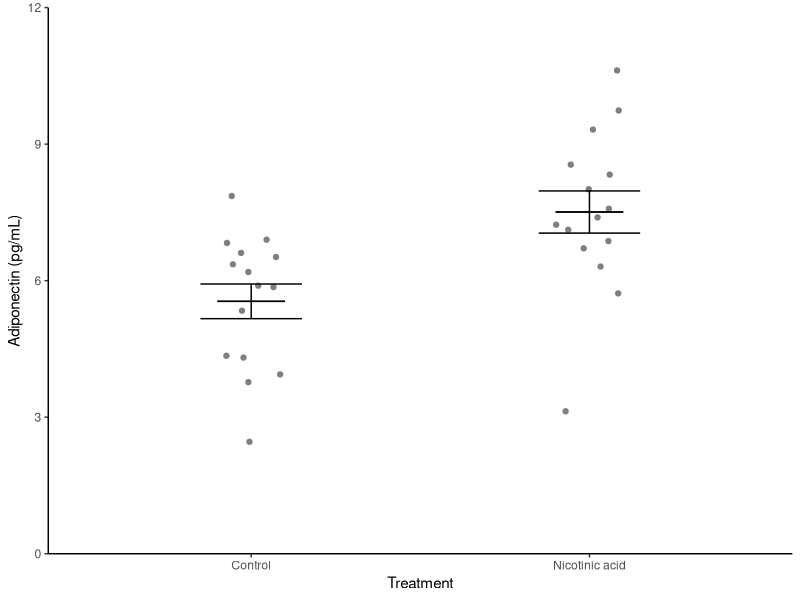
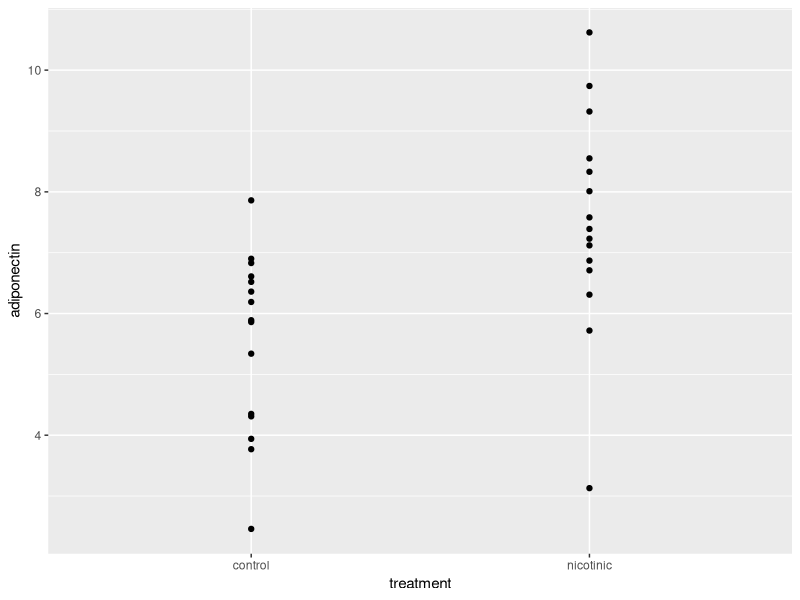
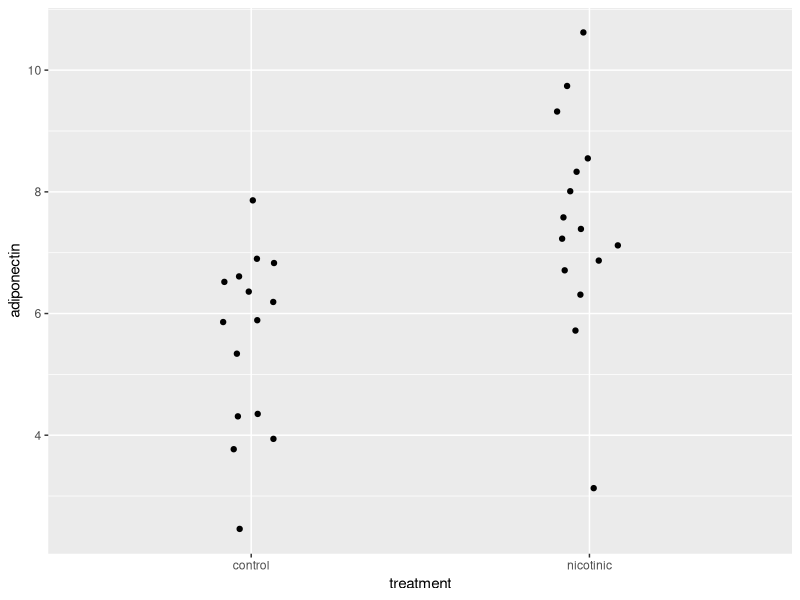
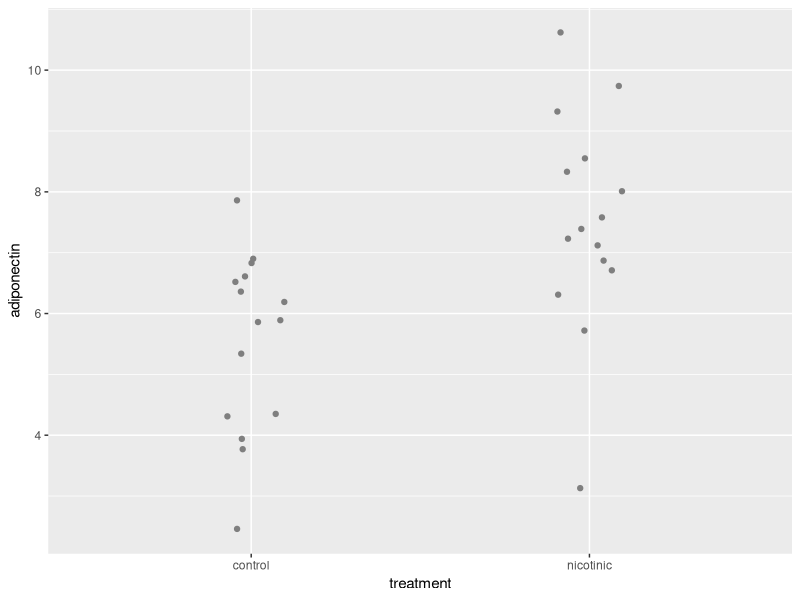
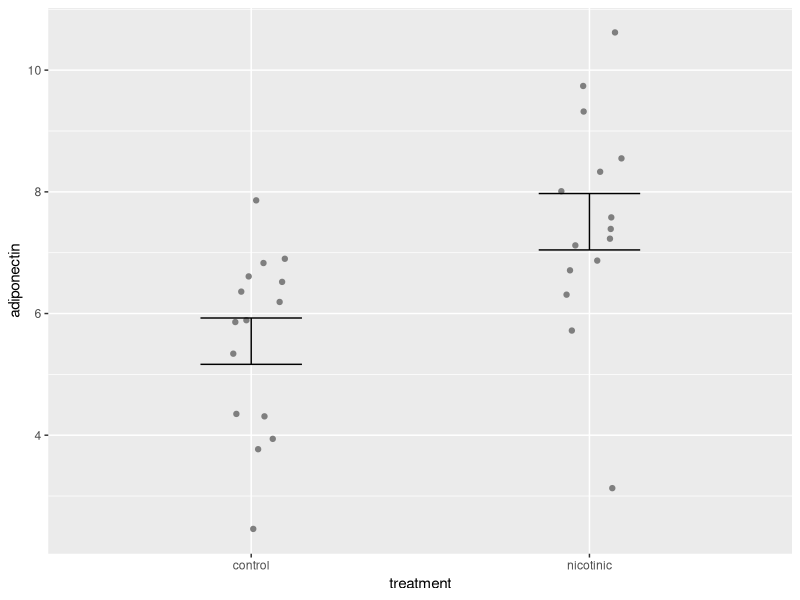
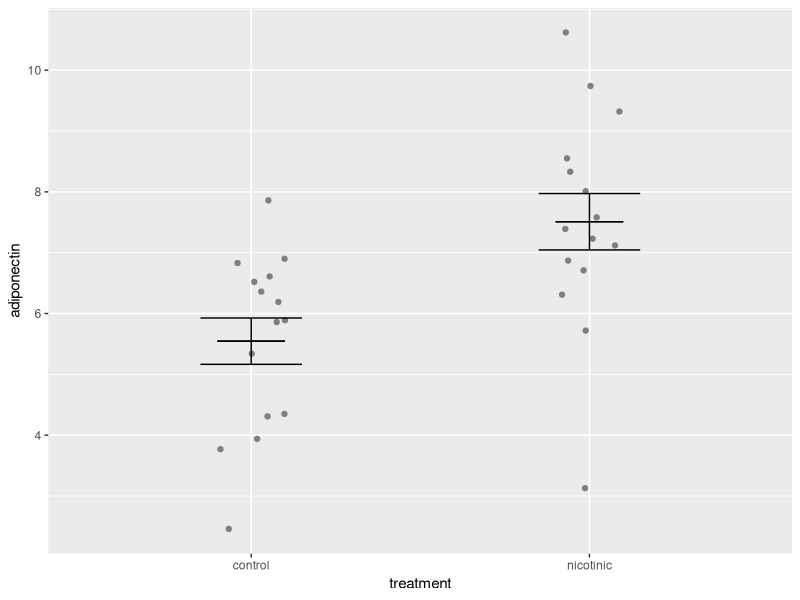
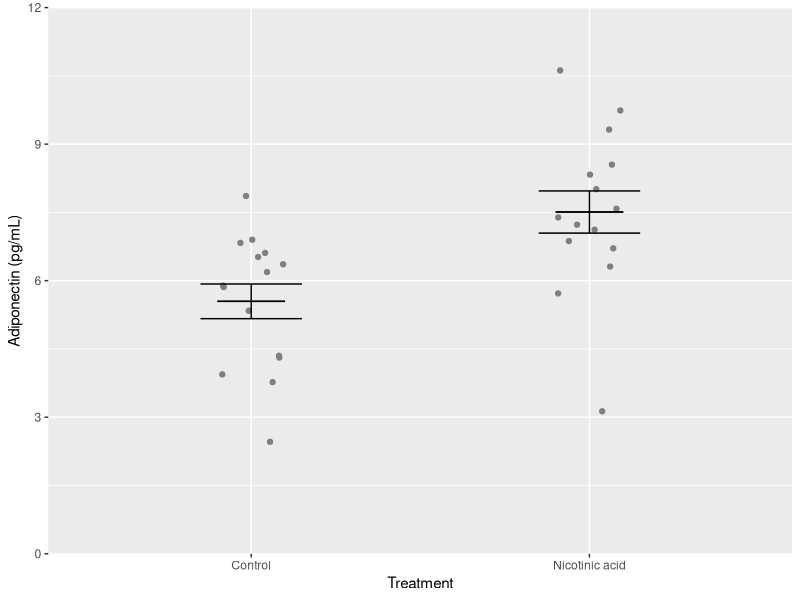
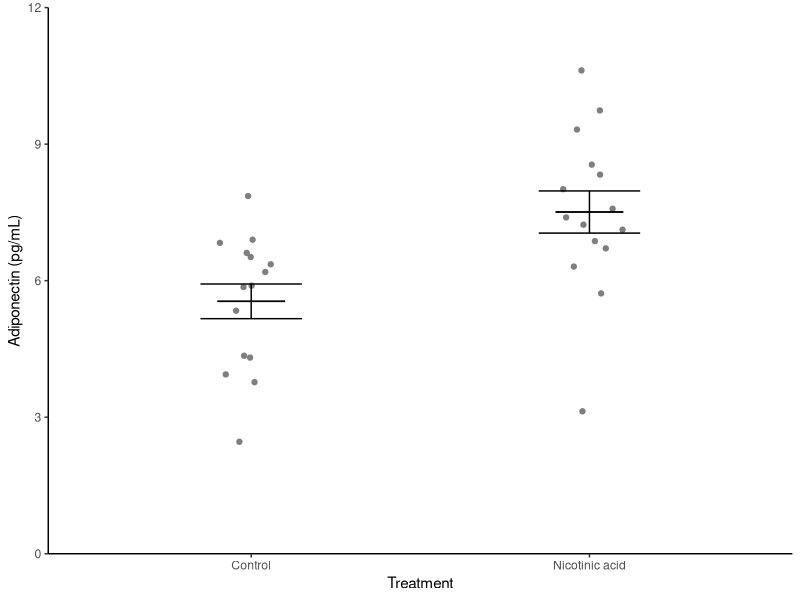

The R script that drew these images, in order: (Note: this script raises an error after producing the figures.)
## ---- chunk 1
#| include: false
library(tidyverse)
library(kableExtra)
## ---- chunk 2
#| include: false

#---CODING ANSWER---
adipocytes <- read_table("data-raw/adipocytes.txt")
## ---- chunk 3
adip_summary <- adipocytes %>%
  group_by(treatment) %>%
  summarise(mean = mean(adiponectin),
            std = sd(adiponectin),
            n = length(adiponectin),
            se = std/sqrt(n))

## ---- chunk 4
knitr::kable(adip_summary) %>% kableExtra::kable_styling()
## ---- chunk 5
#| echo: false

ggplot() +
  geom_point(data = adipocytes, aes(x = treatment, y = adiponectin),
             position = position_jitter(width = 0.1, height = 0),
             colour = "gray50") +
  geom_errorbar(data = adip_summary, 
                aes(x = treatment, ymin = mean - se, ymax = mean + se),
                width = 0.3) +
  geom_errorbar(data = adip_summary, 
                aes(x = treatment, ymin = mean, ymax = mean),
                width = 0.2) +
  scale_y_continuous(name = "Adiponectin (pg/mL)", 
                     limits = c(0, 12), 
                     expand = c(0, 0)) +
  scale_x_discrete(name = "Treatment", 
                   labels = c("Control", "Nicotinic acid")) +
  theme_classic()

## ---- chunk 6
#| code-line-numbers: "|2,3"
ggplot() +
  geom_point(data = adipocytes, 
             aes(x = treatment, y = adiponectin))
## ---- chunk 7
#| code-line-numbers: "|4"
ggplot() +
  geom_point(data = adipocytes, 
             aes(x = treatment, y = adiponectin),
             position = position_jitter(width = 0.1, height = 0))
## ---- chunk 8
#| code-line-numbers: "|5"
ggplot() +
  geom_point(data = adipocytes, 
             aes(x = treatment, y = adiponectin),
             position = position_jitter(width = 0.1, height = 0),
             colour = "grey50")
## ---- chunk 9
ggplot() +
  geom_point(data = adipocytes, aes(x = treatment, y = adiponectin),
             position = position_jitter(width = 0.1, height = 0),
             colour = "grey50") +
  geom_errorbar(data = adip_summary, 
                aes(x = treatment, ymin = mean - se, ymax = mean + se),
                width = 0.3) 
  
## ---- chunk 10
ggplot() +
  geom_point(data = adipocytes, aes(x = treatment, y = adiponectin),
             position = position_jitter(width = 0.1, height = 0),
             colour = "grey50") +
  geom_errorbar(data = adip_summary, 
                aes(x = treatment, ymin = mean - se, ymax = mean + se),
                width = 0.3) +
  geom_errorbar(data = adip_summary, 
                aes(x = treatment, ymin = mean, ymax = mean),
                width = 0.2)
  
## ---- chunk 11
ggplot() +
  geom_point(data = adipocytes, aes(x = treatment, y = adiponectin),
             position = position_jitter(width = 0.1, height = 0),
             colour = "grey50") +
  geom_errorbar(data = adip_summary, 
                aes(x = treatment, ymin = mean - se, ymax = mean + se),
                width = 0.3) +
  geom_errorbar(data = adip_summary, 
                aes(x = treatment, ymin = mean, ymax = mean),
                width = 0.2) +
  scale_y_continuous(name = "Adiponectin (pg/mL)", 
                     limits = c(0, 12), 
                     expand = c(0, 0)) +
  scale_x_discrete(name = "Treatment", 
                   labels = c("Control", "Nicotinic acid"))
  
## ---- chunk 12
ggplot() +
  geom_point(data = adipocytes, aes(x = treatment, y = adiponectin),
             position = position_jitter(width = 0.1, height = 0),
             colour = "gray50") +
  geom_errorbar(data = adip_summary, 
                aes(x = treatment, ymin = mean - se, ymax = mean + se),
                width = 0.3) +
  geom_errorbar(data = adip_summary, 
                aes(x = treatment, ymin = mean, ymax = mean),
                width = 0.2) +
  scale_y_continuous(name = "Adiponectin (pg/mL)", 
                     limits = c(0, 12), 
                     expand = c(0, 0)) +
  scale_x_discrete(name = "Treatment", 
                   labels = c("Control", "Nicotinic acid")) +
  theme_classic()
## ---- chunk 13
#| include: false

#---CODING ANSWER---
fly_bristles |> 
  group_by(number) |> 
  count()
